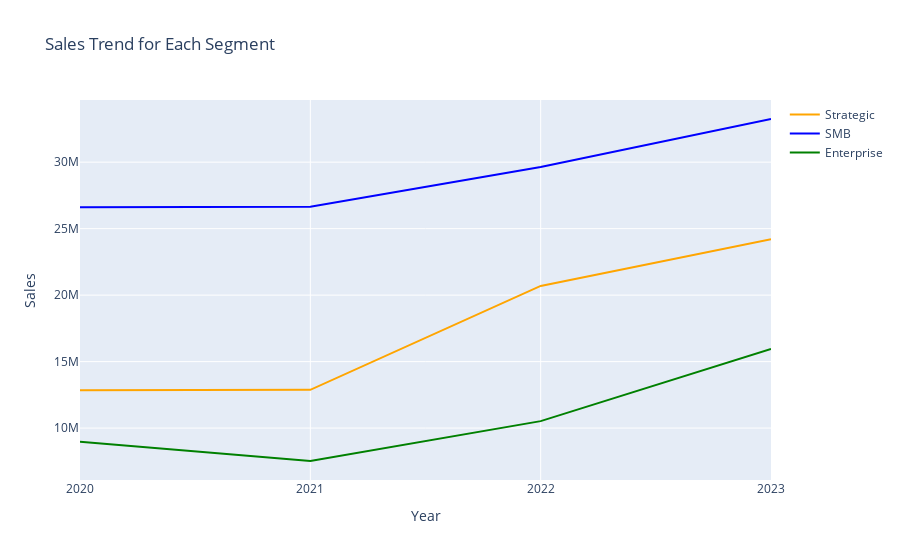

The cell this chart's notebook holds for it:
### Code cell
#Sales Over Time for Each Segment
# Create a new figure
fig_segment_trend = go.Figure()

# Add a line for each segment
for seg in segment['Segment'].unique():
    # Filter data for the segment
    segment_data = segment[segment['Segment'] == seg]
    
    # Add a line trace for the segment
    fig_segment_trend.add_trace(go.Scatter(x=segment_data['Year'], y=segment_data['Sales'], mode='lines', name=seg, line=dict(color=colors[seg])))

# Update layout
fig_segment_trend.update_layout(title='Sales Trend for Each Segment', xaxis_title='Year', yaxis_title='Sales', xaxis = dict(tickmode = 'linear', tick0 = 0, dtick = 1))

# Show the figure
fig_segment_trend.show()

### Figure 1 — Plotly figure (JSON) as saved in the notebook; plotly's stock layout.template omitted (floating-point values rounded to 4 significant figures)
{"data": [{"line": {"color": "orange"}, "mode": "lines", "name": "Strategic", "type": "scatter", "x": [2020, 2021, 2022, 2023], "y": [12840000.0, 12880000.0, 20690000.0, 24200000.0]}, {"line": {"color": "blue"}, "mode": "lines", "name": "SMB", "type": "scatter", "x": [2020, 2021, 2022, 2023], "y": [26610000.0, 26650000.0, 29630000.0, 33250000.0]}, {"line": {"color": "green"}, "mode": "lines", "name": "Enterprise", "type": "scatter", "x": [2020, 2021, 2022, 2023], "y": [8972000.0, 7524000.0, 10520000.0, 15950000.0]}], "layout": {"title": {"text": "Sales Trend for Each Segment"}, "xaxis": {"dtick": 1, "tick0": 0, "tickmode": "linear", "title": {"text": "Year"}}, "yaxis": {"title": {"text": "Sales"}}}}
